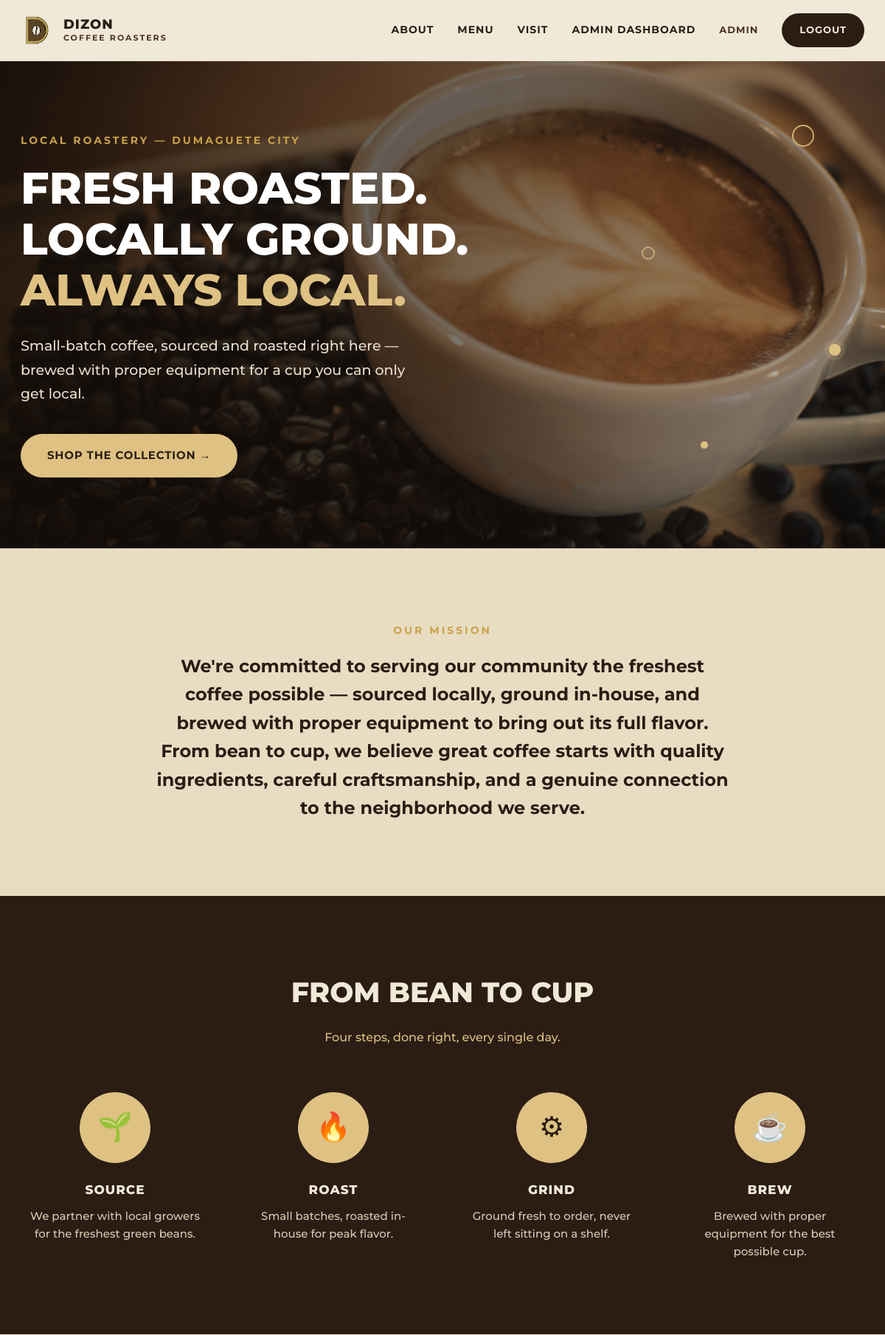
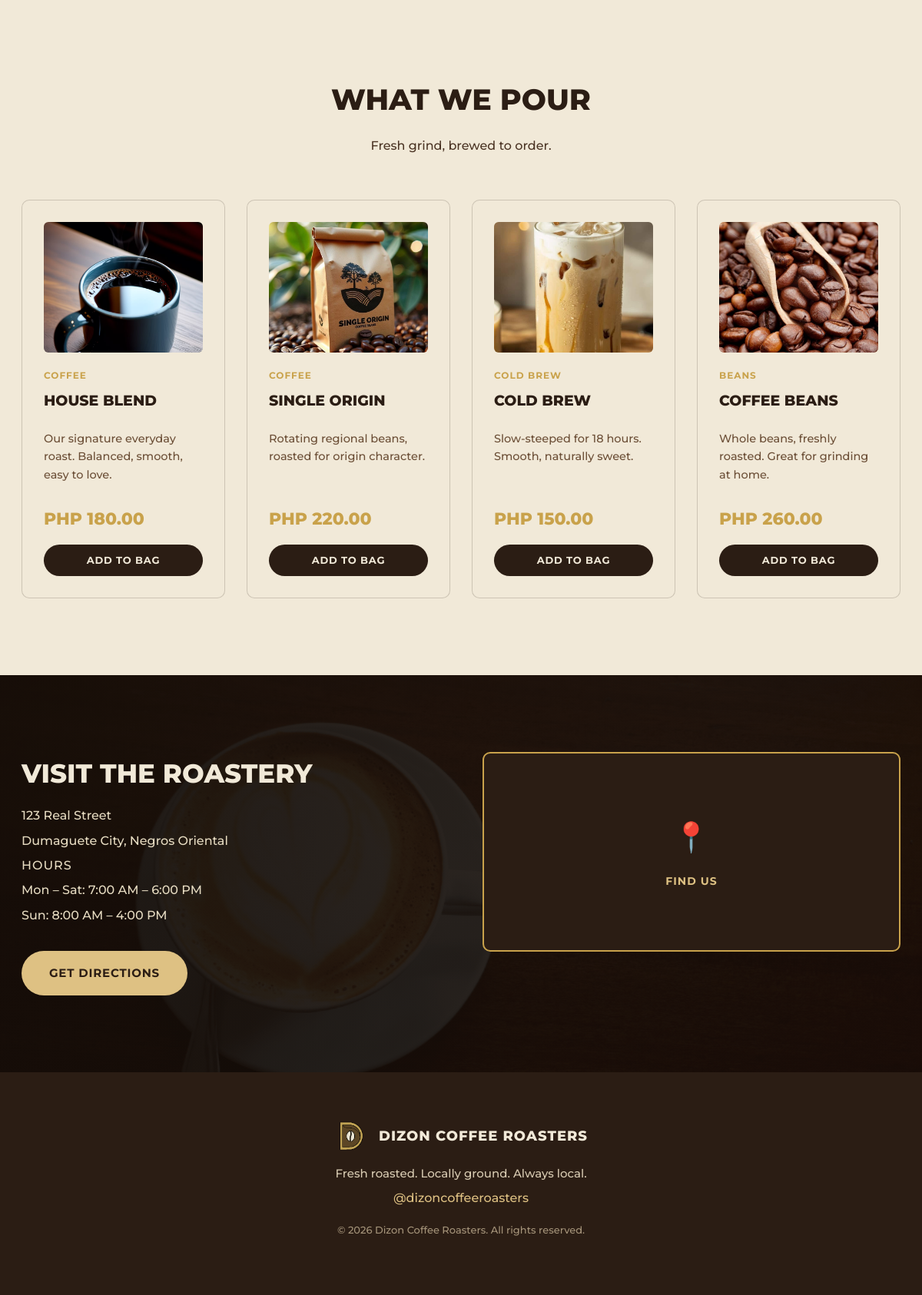
The page / (signed in) on the database its author committed (2 pictures, top to bottom).
### tables this page shows
CREATE TABLE IF NOT EXISTS menu_items (
    id INT AUTO_INCREMENT PRIMARY KEY,
    name VARCHAR(100) NOT NULL,
    description VARCHAR(255) DEFAULT NULL,
    price DECIMAL(10,2) NOT NULL,
    category VARCHAR(50) NOT NULL,
    image VARCHAR(255) DEFAULT NULL,
    created_at TIMESTAMP NOT NULL DEFAULT CURRENT_TIMESTAMP
);

### includes/functions.php (called while the page is built, shortened)
<?php
function e($string) {
    return htmlspecialchars($string ?? '', ENT_QUOTES, 'UTF-8');
}
function formatPrice($amount) {
    return 'PHP ' . number_format((float) $amount, 2);
}

### index.php (the view, shortened to what this page needs)
<?php
require_once __DIR__ . '/config/config.php';
require_once __DIR__ . '/includes/functions.php';
$stmt = $pdo->query('SELECT * FROM menu_items ORDER BY id ASC LIMIT 4');
$featuredItems = $stmt->fetchAll();
require_once __DIR__ . '/includes/header.php';
?>
<section class="hero" style="background-image: url('<?= BASE_URL ?>/assets/img/hero-bg.png');">
    <div class="hero__decor hero__decor--ring"></div>
    <div class="hero__decor hero__decor--dot"></div>
    <div class="hero__decor hero__decor--ring-2"></div>
    <div class="hero__decor hero__decor--dot-2"></div>
    <div class="container">
        <div class="hero__content">
            <span class="eyebrow">Local Roastery — Dumaguete City</span>
            <h1>FRESH ROASTED.<br>LOCALLY GROUND.<br><span class="gold">ALWAYS LOCAL.</span></h1>
            <p>Small-batch coffee, sourced and roasted right here — brewed with proper equipment for a cup you can only get local.</p>
            <a href="<?= BASE_URL ?>/menu.php" class="btn btn--gold">Shop the Collection &rarr;</a>
        </div>
    </div>
</section>
<section class="mission" id="mission">
    <div class="container">
        <span class="eyebrow">Our Mission</span>
        <p class="mission__text">
            We're committed to serving our community the freshest coffee possible &mdash; sourced locally, ground in-house,
            and brewed with proper equipment to bring out its full flavor. From bean to cup, we believe great coffee starts
            with quality ingredients, careful craftsmanship, and a genuine connection to the neighborhood we serve.
        </p>
    </div>
</section>
<section class="process">
    <div class="container">
        <h2>From Bean to Cup</h2>
        <p class="process__sub">Four steps, done right, every single day.</p>
        <div class="process__grid">
            <div class="process__step">
                <div class="process__icon">&#127793;</div>
                <h4>Source</h4>
                <p>We partner with local growers for the freshest green beans.</p>
            </div>
            <div class="process__step">
                <div class="process__icon">&#128293;</div>
                <h4>Roast</h4>
                <p>Small batches, roasted in-house for peak flavor.</p>
            </div>
            <div class="process__step">
                <div class="process__icon">&#9881;</div>
                <h4>Grind</h4>
                <p>Ground fresh to order, never left sitting on a shelf.</p>
            </div>
            <div class="process__step">
                <div class="process__icon">&#9749;</div>
                <h4>Brew</h4>
                <p>Brewed with proper equipment for the best possible cup.</p>
            </div>
        </div>
    </div>
</section>
<section class="menu-preview">
    <div class="container">
        <h2>What We Pour</h2>
        <p class="menu-preview__sub">Fresh grind, brewed to order.</p>
        <div class="menu-grid">
            <?php foreach ($featuredItems as $item): ?>
                <div class="menu-card">
                    <?php if (!empty($item['image'])): ?>
                        <img class="menu-card__image" src="<?= BASE_URL ?>/<?= e($item['image']) ?>" alt="<?= e($item['name']) ?>">
                    <?php else: ?>
                        <div class="menu-card__placeholder">&#9749;</div>
                    <?php endif; ?>
                    <span class="menu-card__category"><?= e($item['category']) ?></span>
                    <h3><?= e($item['name']) ?></h3>
                    <p><?= e($item['description']) ?></p>
                    <div class="menu-card__price"><?= formatPrice($item['price']) ?></div>
                    <a href="<?= BASE_URL ?>/menu.php" class="btn btn--dark btn--small btn--full">Add to Bag</a>
                </div>
            <?php endforeach; ?>
        </div>
    </div>
</section>
<section class="visit" id="visit" style="background-image: linear-gradient(100deg, rgba(20,13,8,0.95) 0%, rgba(20,13,8,0.9) 55%, rgba(20,13,8,0.85) 100%), url('<?= BASE_URL ?>/assets/img/visit-bg.png');">
    <div class="container">
        <div class="visit__inner">
            <div>
                <h2>Visit the Roastery</h2>
                <p>123 Real Street</p>
                <p>Dumaguete City, Negros Oriental</p>
                <p class="visit__hours-label">Hours</p>
                <p>Mon &ndash; Sat: 7:00 AM &ndash; 6:00 PM</p>
                <p>Sun: 8:00 AM &ndash; 4:00 PM</p>
                <br>
                <a href="https://maps.google.com" target="_blank" rel="noopener" class="btn btn--gold">Get Directions</a>
            </div>
            <div class="visit__map">
                <span>&#128205;</span>
                Find Us
            </div>
        </div>
    </div>
</section>
<?php require_once __DIR__ . '/includes/footer.php'; ?>

### rows shown on the page
menu_items: image (picture), category "COFFEE", name "HOUSE BLEND", description "Our signature everyday roast. Balanced, smooth, easy to love.", price "PHP 180.00"
menu_items: image (picture), category "COFFEE", name "SINGLE ORIGIN", description "Rotating regional beans, roasted for origin character.", price "PHP 220.00"
menu_items: image (picture), category "COLD BREW", name "COLD BREW", description "Slow-steeped for 18 hours. Smooth, naturally sweet.", price "PHP 150.00"
menu_items: image (picture), category "BEANS", name "COFFEE BEANS", description "Whole beans, freshly roasted. Great for grinding at home.", price "PHP 260.00"
